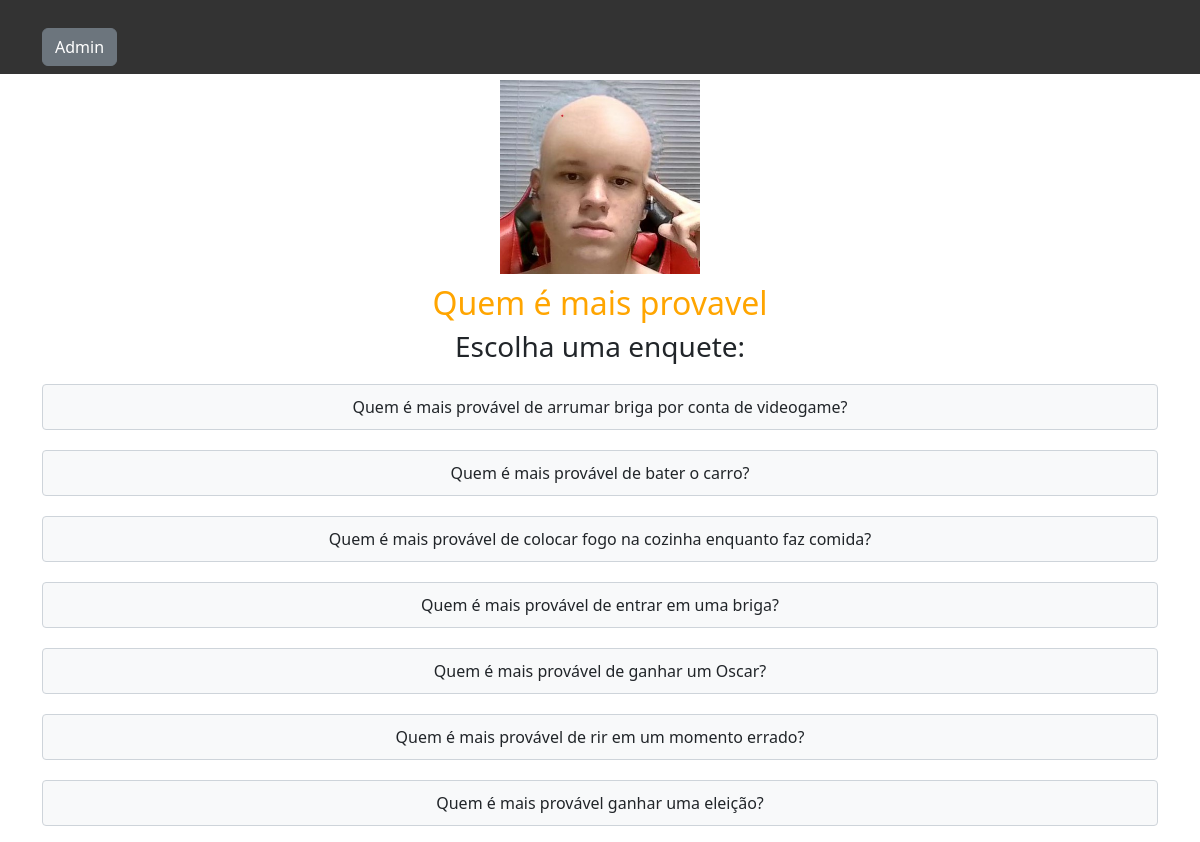
/helloworld/, run on the app's committed database.
### helloworld/models.py (models this page shows, shortened)
class Question(models.Model):
    question_text = models.CharField(max_length=200)
    objects = models.Manager()

### helloworld/views.py (the view)
# urls.py: path('',views.index, name='index'),
def index(request):
    questions = Question.objects.order_by('question_text')
    context = {'questions': questions}
    return render(request, 'helloworld/index.html',context)

### helloworld/templates/helloworld/index.html (shortened to what this page needs)
<!DOCTYPE html>
{% load static %}
<html lang="en">
  <head>
    <link
      rel="stylesheet"
      href="https://cdn.jsdelivr.net/npm/bootstrap@5.3.0/dist/css/bootstrap.min.css"
    />
    <link rel="stylesheet" href="{% static 'helloworld/style.css' %}" />
  </head>
  <body>
    <header>
      <nav class="navbar navbar-fixed-top navbar-dark bg-primary">
        <div class="container">
          <a class="btn btn-secondary ml-auto" href="/admin">Admin</a>
        </div>
      </nav>
    </header>
    <div class="logo-container">
      <img src="{% static 'helloworld/logo.jpg' %}" alt="Logo da Empresa" />
      <h2 class="project-name">Quem é mais provavel</h2>
    </div>
    <div class="container">
      <h3 class="text-center">Escolha uma enquete:</h3>
      <ul class="list-unstyled">
        {% for question in questions %}
        <li>
          <a href="{% url 'helloworld:vote' question.id %}" class="menu-button"
            >{{ question.question_text }}</a
          >
        </li>
        {% endfor %}
      </ul>
    </div>
  </body>
</html>

### helloworld/static/helloworld/style.css (style rules this page uses)
.menu-button { display: block; padding: 10px; margin-bottom: 10px; background-color: #f8f9fa; border: 1px solid #ced4da; border-radius: 4px; text-decoration: none; color: #212529; transition: background-color 0.3s; }
body { padding-top: 70px; display: flex; flex-direction: column; min-height: 100vh; }
header { position: fixed; top: 0; left: 0; right: 0; z-index: 100; }
.navbar { background-color: #333333 !important; }
ul { list-style: none; padding-left: 0; margin-top: 20px; text-align: center; }
li { margin-bottom: 10px; }
a { display: block; text-align: center; margin-top: 20px; }
.logo-container { text-align: center; margin-top: 10px; }
.logo-container img { max-width: 200px; height: auto; }
.project-name { color: #FFA500; margin-top: 10px; }

### data on the page
Question: question_text "Quem é mais provável de arrumar briga por conta de videogame?"
Question: question_text "Quem é mais provável de bater o carro?"
Question: question_text "Quem é mais provável de colocar fogo na cozinha enquanto faz comida?"
Question: question_text "Quem é mais provável de entrar em uma briga?"
Question: question_text "Quem é mais provável de ganhar um Oscar?"
Question: question_text "Quem é mais provável de rir em um momento errado?"
Question: question_text "Quem é mais provável ganhar uma eleição?"
